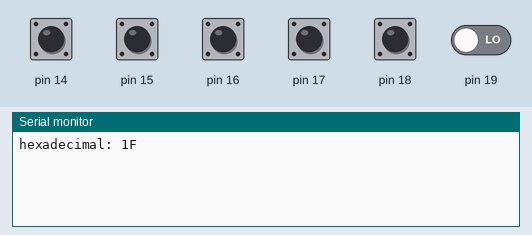
A sketch run on a simulated Arduino Uno, built with avr-gcc and run on an emulated ATmega328P. Shown: the last lines printed to the serial monitor. The test bench sets the inputs (shaded band); at power-on: pin 14–18 HIGH, pin 19 LOW.

Above: at 1.2 s.
1.3 s: pin 14 pulled LOW for 0.15 s
At 1.43 s:
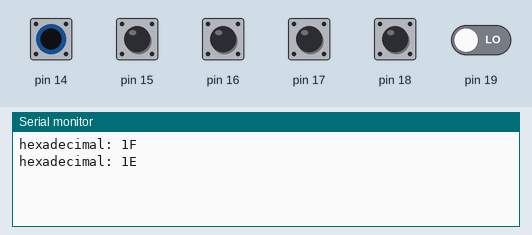
2.9 s: pin 15 pulled LOW for 0.15 s
At 3.03 s:
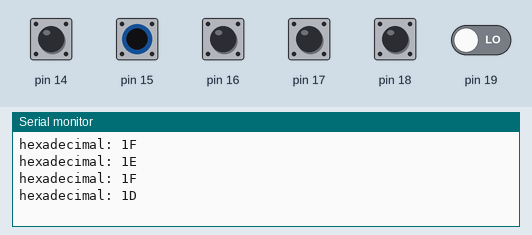
4.5 s: pin 16 pulled LOW for 0.15 s
At 5.2 s:
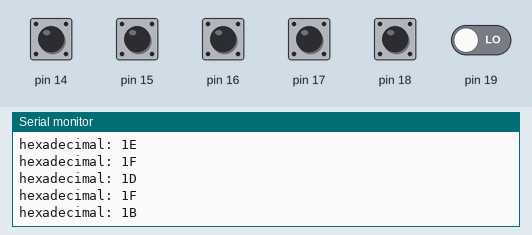

The sketch:

M-Brain_button_codes.ino
```cpp
/*
 *  Prints M-Brain button codes
 *
 *  Created: 12-11-2020
 *  Author: Tiago Ângelo (aka p1nh0)
*/
byte pc = 0;
byte format = HEX;

void setup() {
  Serial.begin(9600);
  PORTC = 0b00011111; // enable input pullup on pins 37 to 33
}

void loop() {
  if(PINC != pc){
    Serial.print("hexadecimal: ");
    Serial.println(PINC, format);
  }
  pc = PINC;
}
```

Measured:
- after the input at 1.3 s, the serial monitor: prints a new line at once (image 1)
- after the input at 2.9 s, the serial monitor: prints a new line at once (image 2)
- after the input at 4.5 s, the serial monitor: prints a new line at once (image 3)
